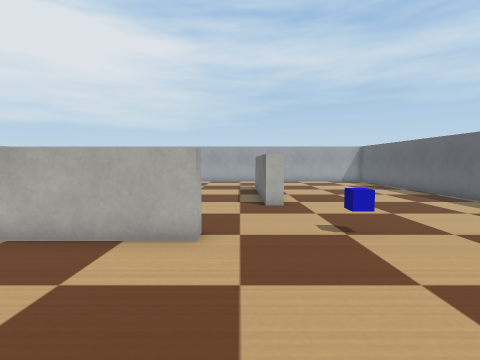
[1] (above)

18 first-person views from a walk through a world built for the Webots simulator. The camera is 0.17 m above the floor, tilts 4° down and sees 85° across. The floor is counted in squares, 0.1 m on a side. Each view is taken from the middle of a square. On the plan, view 1 faces up. The plan holds only what a view shows up to about 15 squares ahead; the rest is blank. The robots in the file are not drawn. Webots' stock objects and surfaces are drawn as simple stand-ins.

[2]
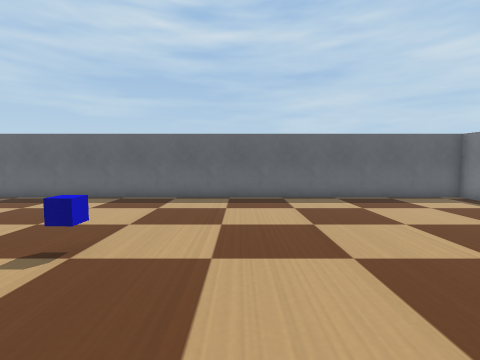

[3]
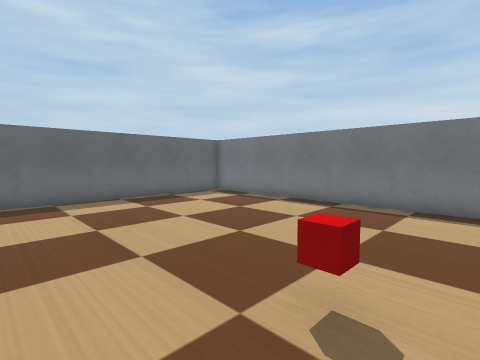

[4]
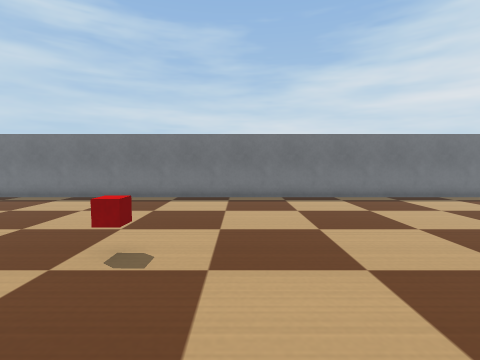

[5]
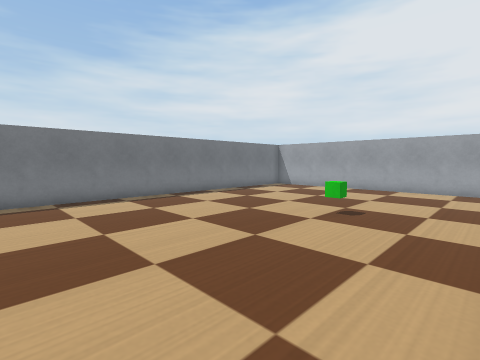

[6]
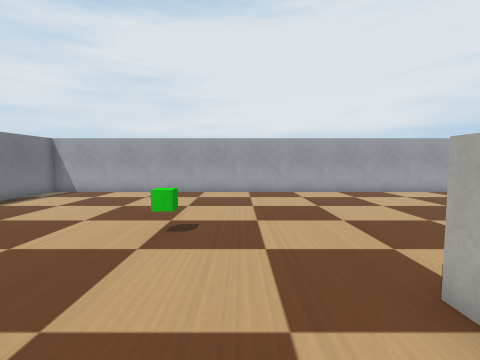

[7]
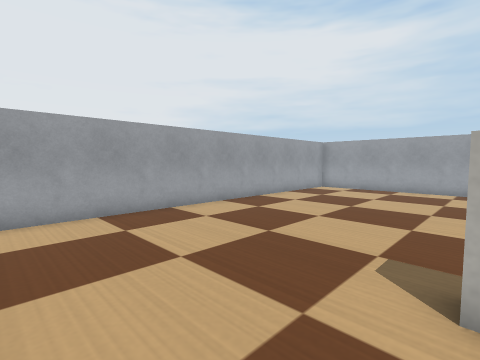

[8]
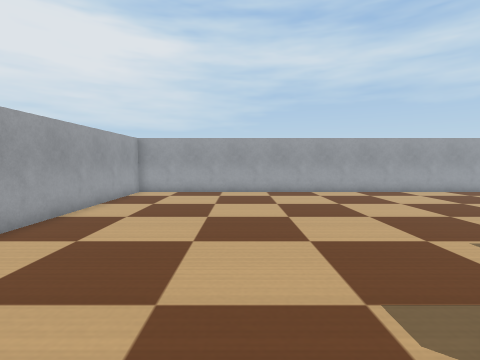

[9]
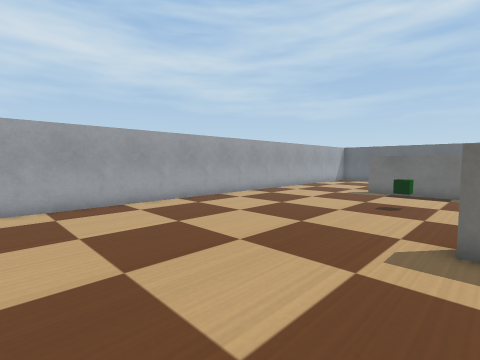

[10]
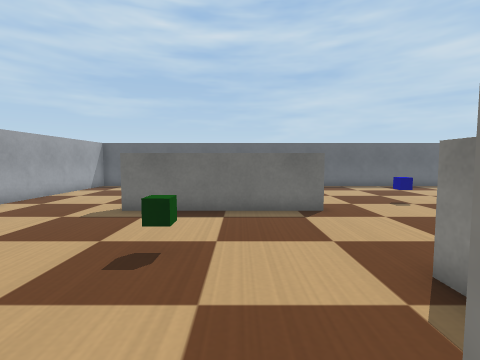

[11]
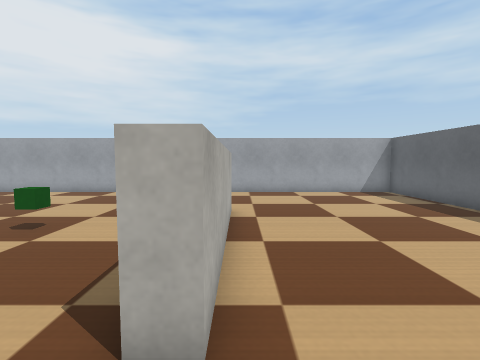

[12]
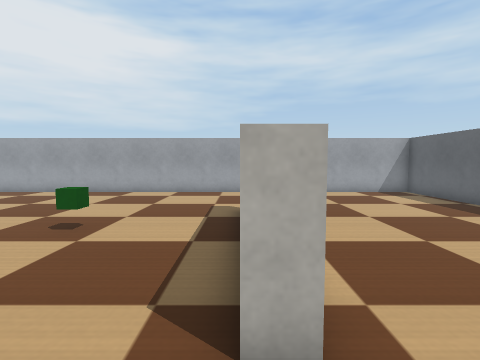

[13]
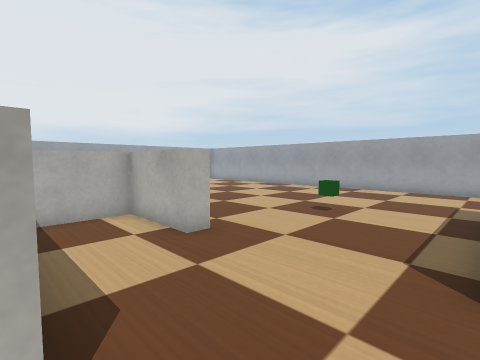

[14]
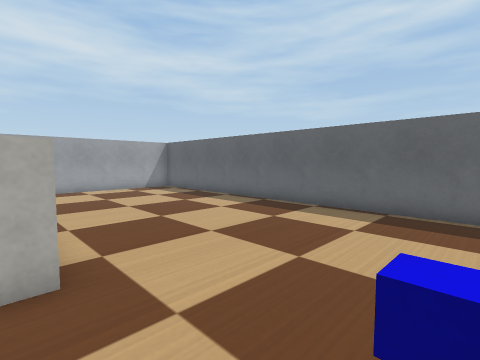

[15]
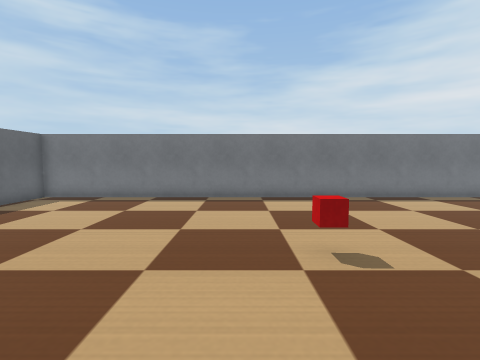

[16]
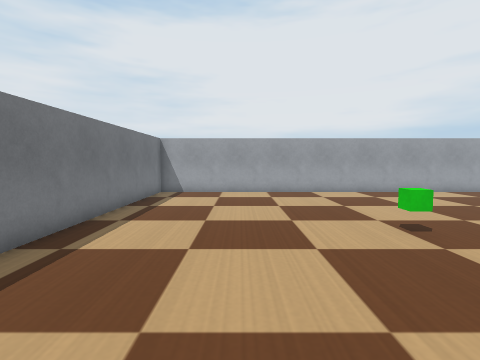

[17]
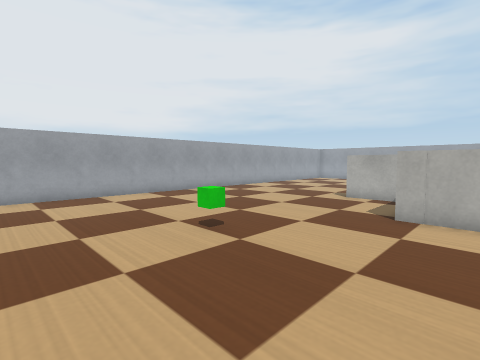

[18]
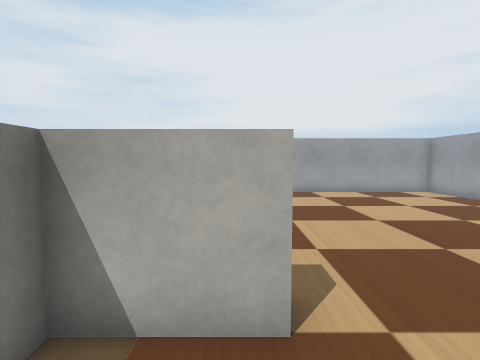

### Floor plan
Points are (right, up) in squares from view 1. A wall is a line through its corners. A room is listed if a view was taken in it or the views show most of it. See-through windows are left out.
Room 1 (views 1, 2, 3, 4, 5, 6, 7, 8, 9, 10, 11, 12, 13, 14, 15, 16, 17, 18)
walls: (-0.9, 6.3) (-0.9, 5.5) (-8.2, 5.5); (-4.9, 10.1) (-4.2, 10.1) (-4.2, 9.5) (-7.4, 9.5) (-7.4, 6.9); (-9, 9.5) (-11.2, 9.5); (-7.4, 12.5) (-7.4, 10.1) (-6.9, 10.1); (1.7, 17) (1.7, 10.1) (1, 10.1) (1, 17.1); (10.4, -7.4) (10.4, 22.6) (-19.6, 22.6) (-19.6, -7.4) (10.4, -7.4)
objects: small box (-11, 1); small box (-3, 14); small box (-1, 0); small box (3, 6)

Where each view was taken, in squares from view 1:
view 1: 0 up, 0 right, facing up
view 2: 3 up, 2 left, facing right
view 3: 3 up, 2 left, facing down-right
view 4: 5 up, 3 left, facing down
view 5: 5 up, 3 left, facing down-left
view 6: 3 up, 5 left, facing left
view 7: 6 up, 11 left, facing up-left
view 8: 8 up, 14 left, facing up
view 9: 12 up, 14 left, facing up-right
view 10: 13 up, 8 left, facing right
view 11: 8 up, 2 right, facing up
view 12: 8 up, 1 right, facing up
view 13: 6 up, 1 right, facing up-left
view 14: 6 up, 1 right, facing up-right
view 15: 5 up, 1 right, facing down
view 16: 3 down, 5 left, facing left
view 17: 3 down, 6 left, facing up-left
view 18: 12 up, 5 left, facing left
